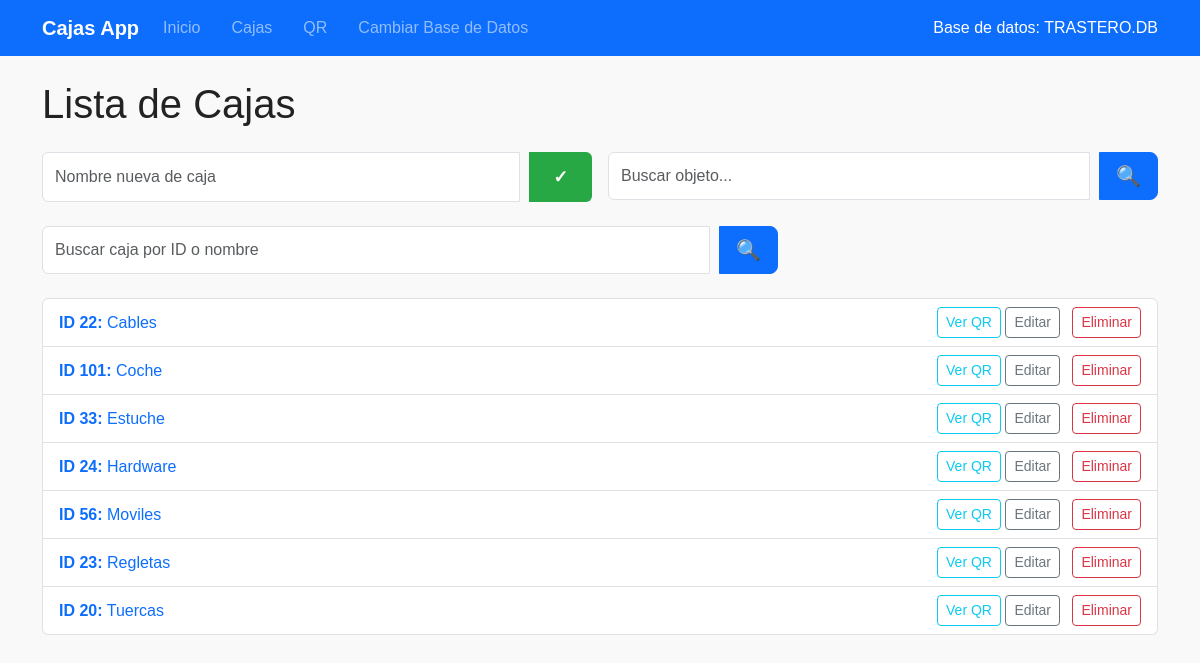
/cajas, run on an earlier commit of the app's database.
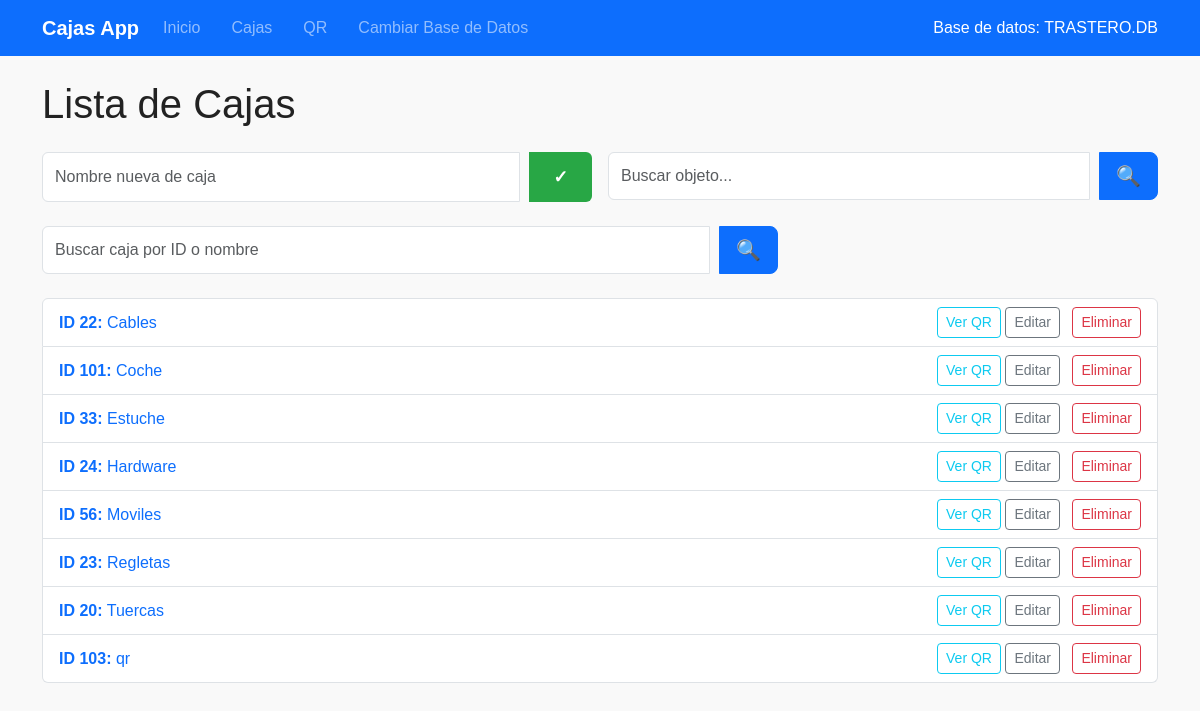
And on a later commit of the database.
### app/models.py (models this page shows)
class Caja(db.Model):
    __tablename__ = 'cajas'
    id = db.Column(db.Integer, primary_key=True)
    nombre = db.Column(db.String(100), nullable=False)

### app/routes.py (the view, shortened to what this page needs)
@bp.route('/cajas', methods=['GET', 'POST'])
def cajas():
    db = get_db()
    resultado = []
    termino = ''
    modo_crear = False
    cajas_buscadas = []
    termino_caja = ''
    cajas = db.execute('SELECT * FROM cajas ORDER BY nombre').fetchall()
    return render_template(
        'cajas.html',
        cajas=cajas,
        resultado=resultado,
        termino=termino,
        modo_crear=modo_crear,
        cajas_buscadas=cajas_buscadas,
        termino_caja=termino_caja
    )

### app/__init__.py (called while the page is built)
def create_app():
    app = Flask(__name__)
    app.config['SECRET_KEY'] = 'clave-secreta'
    app.config['DEFAULT_DB_PATH'] = 'databases/trastero.db'  # Base por defecto
    app.config['SQLALCHEMY_DATABASE_URI'] = 'sqlite:///' + os.path.join(os.getcwd(), app.config['DEFAULT_DB_PATH'])
    app.config['SQLALCHEMY_TRACK_MODIFICATIONS'] = False
    from .models import db, close_db
    db.init_app(app)  # <-- Aquí inicializas SQLAlchemy con la app
    @app.context_processor
    def inject_db_name():
        db_path = session.get('db_path', app.config['DEFAULT_DB_PATH'])
        db_name = os.path.basename(db_path).upper()
        return dict(db_name=db_name)
    from .routes import bp
    app.register_blueprint(bp)
    app.teardown_appcontext(close_db)
    return app

### app/models.py (called while the page is built)
def get_db():
    if 'db' not in g:
        db_path = session.get('db_path')
        if not db_path:
            db_path = current_app.config.get('DEFAULT_DB_PATH', 'databases/default.db')
        g.db = sqlite3.connect(db_path)
        g.db.row_factory = sqlite3.Row
    return g.db

### app/templates/cajas.html (shortened to what this page needs)
{% extends "base.html" %}
{% block content %}
<h1 class="mb-4">Lista de Cajas</h1>
<div class="row g-3 mb-4 align-items-stretch">
  <div class="col-md-6">
    <form method="post" class="h-100">
      <div class="input-group">
        <input name="nombre" placeholder="Nombre nueva de caja" required class="form-control" />
        <button type="submit" class="btn-success-lg"><span>&#10003;</span></button>
      </div>
    </form>
  </div>
  <div class="col-md-6">
    <form method="get" action="{{ url_for('main.cajas') }}" class="h-100">
      <div class="input-group">
        <input name="termino" placeholder="Buscar objeto..." class="form-control" value="{{ termino or '' }}" required />
        <button type="submit" class="btn btn-primary btn-lg"><span>&#128269;</span></button>
      </div>
    </form>
  </div>
</div>
<div class="row mb-4">
  <div class="col-md-8">
    <form method="get" action="{{ url_for('main.cajas') }}" class="h-100">
      <div class="input-group">
        <input name="busqueda_caja" placeholder="Buscar caja por ID o nombre" class="form-control" value="{{ termino_caja or '' }}" required />
        <button type="submit" class="btn btn-primary btn-lg"><span>&#128269;</span></button>
      </div>
    </form>
  </div>
  <div class="col-md-4 text-end d-flex align-items-center justify-content-end">
  </div>
</div>
{% if not ((cajas_buscadas is defined and termino_caja) or resultado or modo_crear) %}
  <ul class="list-group mb-4">
    {% for caja in cajas %}
      <li class="list-group-item d-flex justify-content-between align-items-center">
        <a href="{{ url_for('main.ver_caja', caja_id=caja.id) }}" class="flex-grow-1 text-decoration-none">
          <strong>ID {{ caja.id }}:</strong> {{ caja.nombre }}
        </a>
        <div>
          <a href="{{ url_for('main.ver_qr_caja', caja_id=caja.id) }}" target="_blank" class="btn btn-sm btn-outline-info">Ver QR</a>
          <a href="{{ url_for('main.editar_caja', caja_id=caja.id) }}" class="btn btn-sm btn-outline-secondary me-2">Editar</a>
          <form action="{{ url_for('main.eliminar_caja', caja_id=caja.id) }}" method="post" class="d-inline" onsubmit="return confirmarYDesactivar('¿Seguro que quieres eliminar esta caja?');">
            <button type="submit" class="btn btn-sm btn-outline-danger">Eliminar</button>
          </form>
        </div>
      </li>
    {% else %}
      <li class="list-group-item text-muted fst-italic">No hay cajas aún.</li>
    {% endfor %}
  </ul>
{% endif %}
{% endblock %}

### app/templates/base.html (shortened to what this page needs)
<!doctype html>
<html lang="es">
<head>
  <link href="https://cdn.jsdelivr.net/npm/bootstrap@5.3.0/dist/css/bootstrap.min.css" rel="stylesheet">
  <link rel="stylesheet" href="https://cdnjs.cloudflare.com/ajax/libs/font-awesome/5.15.3/css/all.min.css">
  <link rel="stylesheet" href="{{ url_for('static', filename='css/styles.css') }}" />
</head>
<body>
  <nav class="navbar navbar-expand-lg navbar-dark bg-primary mb-4">
    <div class="container">
      <a class="navbar-brand" href="{{ url_for('main.index') }}">Cajas App</a>
      <div class="collapse navbar-collapse" id="navbarNav">
        <ul class="navbar-nav me-auto mb-2 mb-lg-0">
          <li class="nav-item"><a class="nav-link" href="{{ url_for('main.index') }}">Inicio</a></li>
          <li class="nav-item"><a class="nav-link" href="{{ url_for('main.cajas') }}">Cajas</a></li>
          <li class="nav-item"><a class="nav-link" href="{{ url_for('main.qr_reader') }}">QR</a></li>
          <li class="nav-item"><a class="nav-link" href="{{ url_for('main.seleccionar_db') }}">Cambiar Base de Datos</a></li>
        </ul>
        <span class="navbar-text text-white">
          Base de datos: {{ db_name }}
        </span>
      </div>
    </div>
  </nav>
  <main class="container">
    {% block content %}{% endblock %}
  </main>
</body>
</html>

### app/static/css/styles.css (style rules this page uses)
body { font-family: Arial, sans-serif; margin: 0; padding: 0; background-color: #f9f9f9; color: #222; }
nav a { margin-right: 15px; text-decoration: none; color: #007bff; font-weight: 600; }
form input, form select { padding: 10px; margin-right: 10px; font-size: 1rem; border: 1px solid #ccc; border-radius: 5px; transition: border-color 0.3s ease; }
button { padding: 12px 20px; font-size: 1.1rem; font-weight: 600; border: none; border-radius: 6px; cursor: pointer; display: inline-flex; align-items: center; gap: 8px; transition: background-color 0.3s ease; }
button.btn-success-lg { background-color: #28a745; color: white; padding: 12px 24px; border-radius: 6px; font-size: 1.1rem; font-weight: 600; border: none; cursor: pointer; transition: background-color 0.3s ease; display: inline-flex; align-items: center; gap: 8px; }

What changed in the data, as far as the page shows it:
added Caja: id "103", nombre "qr"
